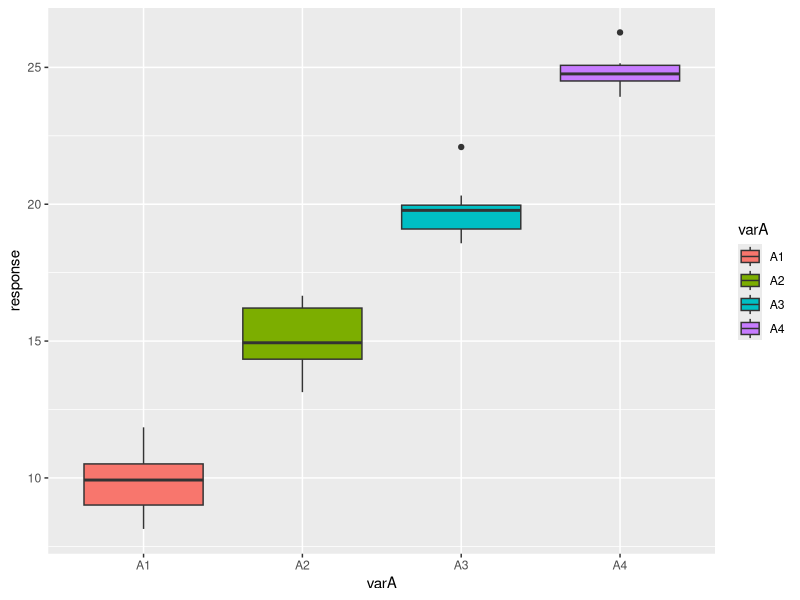
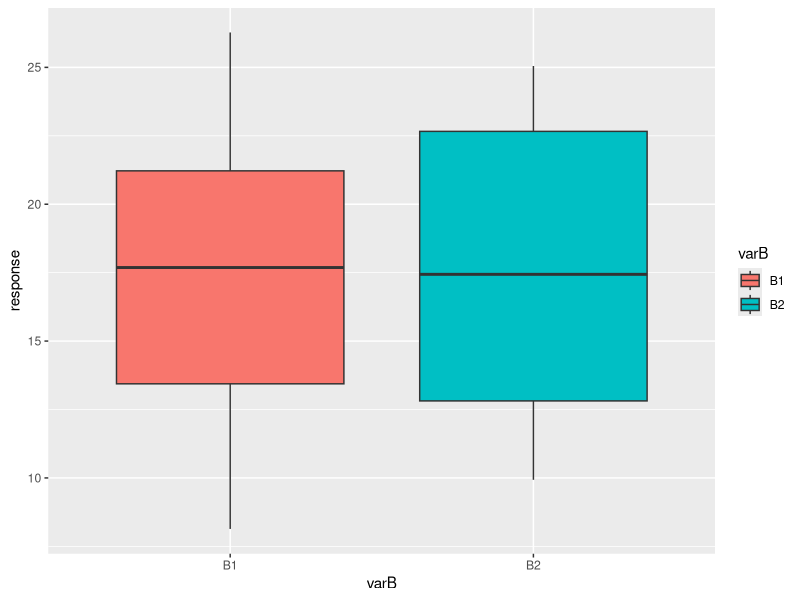
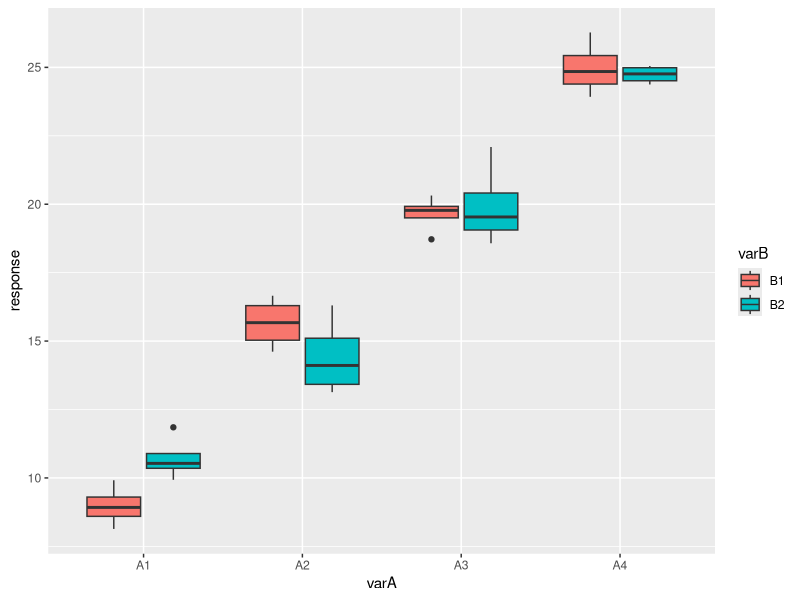
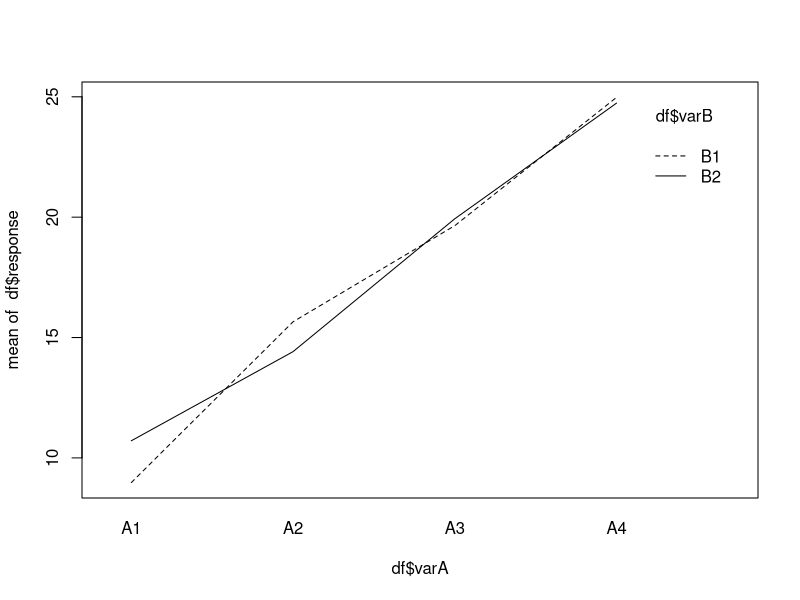

These charts were generated, in order, by the following R code:

# Sums of Squares

# These are relevant when testing for the overall significance of a fixed effect in a model.
# In general: don't examine/interpret individual levels of a fixed effect when the fixed effect is nonsignificant overall.

# Type I: Sequential Sums of Squares
  # Default in R  
  # Depend on the order of terms in your model
      # This is rarely what we want in practice
  # Only appropriate when data are balanced
  # Same as Type III SS when data are balanced

# Type II: Disregards interaction term(s)
      # This is rarely what we want in practice
  # Default in Python statsmodel library

# Type III: Partial Sums of Squares
  # Consider all effects in the model at the same time.  Order is not important.
      # This is usually what we want in practice
  # Appropriate for imbalanced designs.
  # In SAS, Type III Sums of Squares are recommended as general purpose.
  # In R your must change the model's default parameterization to get correct Type III SS.


library(tidyverse)
library(car)
library(emmeans)

# Generate random data with 2 fixed effects (varA and varB) in a balanced design
set.seed(2964)
df <- data.frame(response = rnorm(n = 32, mean = seq(10, 25, 5)), 
                 varA = factor(rep(paste0("A", 1:4), times = 4)),
                 varB = factor(rep(paste0("B", 1:2), each = 8)))

# Contingency table: verify data are balanced 
with(df, table(varA, varB))

# Boxplots of varA, summing over varB
ggplot(df, aes(x = varA, y = response, fill = varA)) +
  geom_boxplot()

# Boxplots of varB, summing over varA
ggplot(df, aes(x = varB, y = response, fill = varB)) +
  geom_boxplot()

# Boxplots of varA*varB combinations
ggplot(df, aes(x = varA, y = response, fill = varB)) +
  geom_boxplot()

# Create interaction plot with interaction.plot()
  # If the two lines on the interaction plot are parallel then likely there is no interaction effect. 
  # If the lines intersect then there is likely an interaction effect.
interaction.plot(x.factor = df$varA, #x-axis variable
                 trace.factor = df$varB, #variable for lines
                 response = df$response)

# Run linear model with main effects and interaction
m1 <- lm(response ~ varA*varB, data = df)

# Type I Sums of Squares with anova()
anova(m1)

# "Default" Type III Sums of Squares with car::Anova
# These are incorrect for the main effects
Anova(m1, type = "III", test.statistic = "F")
# Notice the significance for varB.  This is bogus.

# "Correct" Type III Sums of Squares produced under sum coding
# These correctly match the Type I Sums of Squares
m1.sumCoding <- lm(response ~ varA*varB, data = df, 
                   contrasts = list(varA = contr.sum, varB = contr.sum))
Anova(m1.sumCoding, 
           type = "III", 
           test.statistic = "F")

# Both of these models (m1 and m1.sumCoding) produce the same means and standard errors for each group.

# Check Least Squares Means/Estimated Marginal Means with emmeans::emmeans()
# VarA main effect
emmeans(m1, ~varA)
emmeans(m1.sumCoding, ~varA)

# VarB main effect
emmeans(m1, ~varB)
emmeans(m1.sumCoding, ~varB)

# VarA*varB Interaction
emmeans(m1, ~varA*varB)
emmeans(m1.sumCoding, ~varA*varB)

# Darren's recommendations:

# Use default Type I SS with stats::anova() if data are balanced.  They will be the same as Type III SS.
# If data are imbalanced, use sum coding (contr.sum) and car::Anova to get correct Type III SS.
# Always interpret interactions before main effects
# Always compare exploratory plots (boxplots, etc.) to model results

# Links for more information
# First link works in Chrome but not Firefox 
# http://myowelt.blogspot.com/2008/05/obtaining-same-anova-results-in-r-as-in.html 
# https://stats.stackexchange.com/questions/4544/how-does-one-do-a-type-iii-ss-anova-in-r-with-contrast-codes
                 
